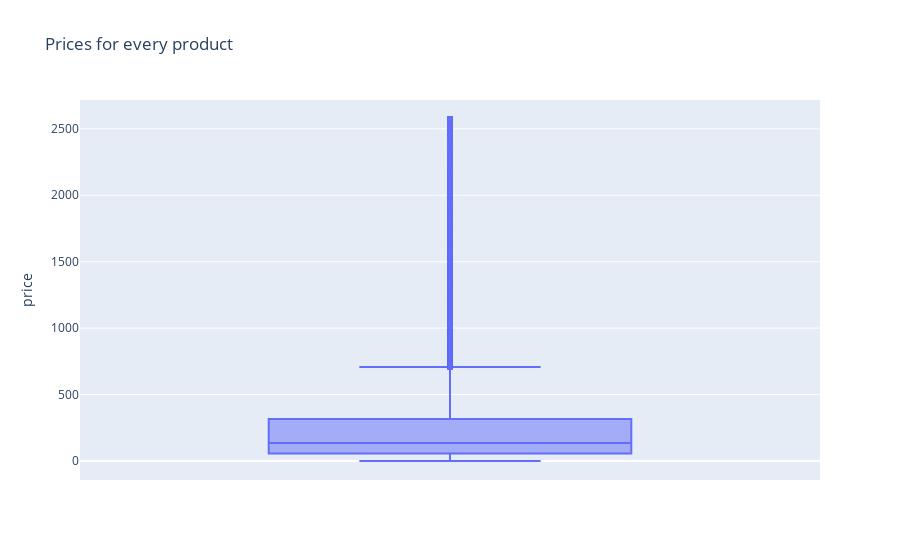

The cell this chart's notebook holds for it:
### Code cell
# %%timeit

sdf_avg_prices = sdf_raw.select("product_id", "price").distinct()
px.box(sdf_avg_prices.toPandas(), y="price", title="Prices for every product")

### Figure 1 — Plotly figure (JSON) as saved in the notebook; plotly's stock layout.template omitted (floating-point values rounded to 4 significant figures; data arrays with more than 128 entries replaced by an {"elided": "..."} marker saying what was removed)
{"data": [{"alignmentgroup": "True", "hovertemplate": "price=%{y}<extra></extra>", "legendgroup": "", "marker": {"color": "#636efa"}, "name": "", "notched": false, "offsetgroup": "", "orientation": "v", "showlegend": false, "type": "box", "x0": " ", "xaxis": "x", "y": {"elided": "51900 float values"}, "y0": " ", "yaxis": "y"}], "layout": {"boxmode": "group", "legend": {"tracegroupgap": 0}, "title": {"text": "Prices for every product"}, "xaxis": {"anchor": "y", "domain": [0.0, 1.0]}, "yaxis": {"anchor": "x", "domain": [0.0, 1.0], "title": {"text": "price"}}}}
